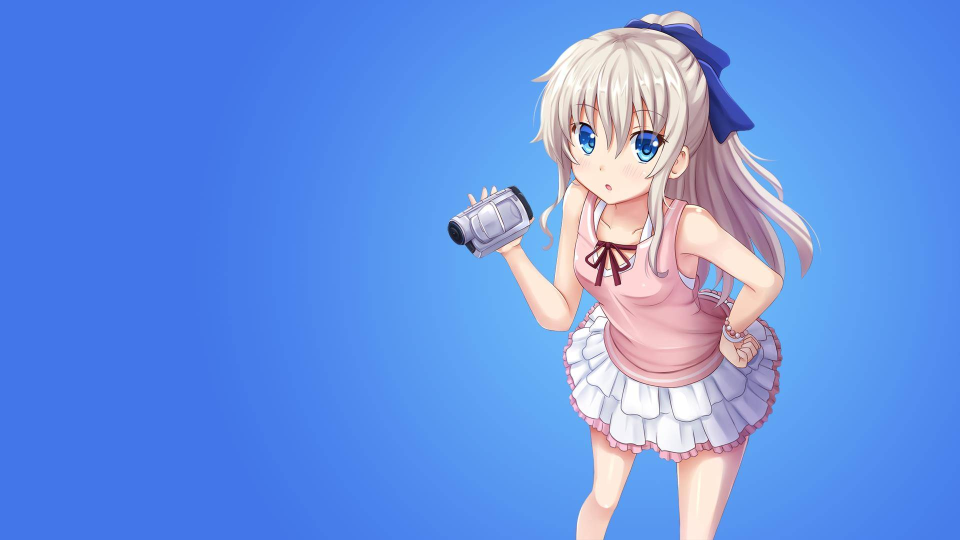
//> input picture 2.2 直方图和均值化/image21.jpg, 1920 x 1080 px (shown at 1/2 size)
$ ./histogramBGR image21.jpg   (built with g++ and OpenCV 4)
//> lines starting //> are read from the running program, lines starting //| are printed output that depends on the picture
#include <opencv2/core/utility.hpp>
#include <opencv2/opencv.hpp>
#include <vector>
#include <fstream>
#include <iostream>
#include <sys/stat.h>
#include <unistd.h>
//#include <stdio.h>

using namespace std;

const char* keys =
{
 "{help h||}{@image |stuff.jpg|input image file}"
};


/*
    m.step = m.cols*m.channel()*B （B是字节数，每个通道channel所占的字节数）
    m.step代表以字节为单位的图像的行宽，即m矩阵中每一行所占的字节数(包括填补像素)，因为每一行中的一个像素可以是多个channel通道，即使你的图像元素类型不是uchar，step仍然带代表着行的字节数
    比如：一幅长400高500像素的彩色图片，导入到cv::Mat后，每一行400个单元，每个单元有3个channel，每个channel站1字节，则Mat的一行是step：400*3=1200字节
*/
void dumpMat(cv::Mat& m, const std::string& tag)
{
    int r = 0;
    std::cout << "\n" << tag << "*************************************************" << std::endl;
    std::cout << "rows: "<< m.rows << ", cols: " << m.cols << ", dims: " << m.dims << ", channels: " << m.channels() << ", step: " << m.step << std::endl;
}

void dumpMats2File(cv::Mat& m1, cv::Mat& m2, cv::Mat& m3, const std::string& fileName)
{
    std::ofstream of;
    std::streambuf* oldbuf;
    int r = 0;

    if(fileName.compare("1") != 0){
        if(access(fileName.c_str(), F_OK) != -1){
            std::cout << "remove " << fileName << std::endl;
            remove(fileName.c_str());
        }
        of.open(fileName);
        if(!of.is_open()){
            std::cerr << "Open file error!!" << std::endl;
            return;
        }
        //备份的stdout buffer
        oldbuf = std::cout.rdbuf();
        //将cout重定向到of
        std::cout.rdbuf(of.rdbuf());
    }

/*
   以下输出特别注意：m.step = m.cols*m.channel()*B （B是字节数，每个通道channel所占的字节数）
*/
    std::cout << "\tm1\t" << "m2\t" << "m3\t" << std::endl;
    std::cout << "rows: " << "\t" << m1.rows << "\t" << m2.rows << "\t"<< m3.rows << std::endl;
    std::cout << "cols: " << "\t" << m1.cols << "\t" << m2.cols << "\t"<< m3.cols << std::endl;
    std::cout << "dims: " << "\t" << m1.dims << "\t" << m2.dims << "\t"<< m3.dims << std::endl;
    std::cout << "chns: " << "\t" << m1.channels() << "\t" << m2.channels() << "\t"<< m3.channels() << std::endl;
    std::cout << "step: " << "\t" << m1.step << "\t" << m2.step << "\t"<< m3.step << std::endl;
    std::cout << "\ndata: " << std::endl;
    std::cout << "Range" << "\tm1.data\t\t  " << "m2.data\t\t" << "m3.data\t" << std::endl;

#if 0 //整数会把float变成1，根据step是4字节float。
    for (int i = 0; i < m1.rows; ++i) {
        for (int j = 0; j < m1.cols; ++j) {
            int p0 = cvRound(m1.at<float>(i));
            int p1 = cvRound(m2.at<float>(i));
            int p2 = cvRound(m3.at<float>(i));
            std::cout << r++ << "\t" << setw(6) << p0 << "\t\t" << setw(6) << p1 << "\t\t" << setw(6) << p2 << "\t";
        }
        std::cout << std::endl;
    }
#else
    for (int i = 0; i < m1.rows; ++i) {
        for (int j = 0; j < m1.cols; ++j) {
            float p0 = m1.at<float>(i);
            float p1 = m2.at<float>(i);
            float p2 = m3.at<float>(i);
            std::cout << r++ << "\t" << setw(8) << p0 << "\t\t" << setw(8) << p1 << "\t\t" << setw(8) << p2 << "\t";
        }
        std::cout << std::endl;
    }
#endif

    std::cout << std::endl;

    if(fileName.compare("1") != 0){
        //恢复原来的stdout buffer
        std::cout.rdbuf(oldbuf);
    }
    of.close();
}

void drawHist(cv::Mat &hist, const int* histsize, const cv::Scalar& scl, string name)
{
    // 绘制直方图
    int histH = 500;
    int histW = 600;
    int width = cvRound(histW / histsize[0]);
    cv::Mat histOut;
    cv::Mat histImg(histH, histW, CV_8UC3, cv::Scalar(67, 19, 89));

    //归一化, 把直方图的各级频率（概率）归一化到了0~1区间，0~alph区间了。
    cv::normalize(hist, histOut, 1, 0, cv::NORM_INF, -1, cv::Mat());
    //cv::normalize(hist, hist, 1, 0, cv::NORM_L1, -1, cv::Mat());
    //cv::normalize(hist, hist, 1, 0, cv::NORM_L2, -1, cv::Mat());

    for (int i = 1; i < histOut.rows; i++)
    {
        cv::rectangle(histImg, cv::Point(width * (i - 1), histH - 1),
            cv::Point(width * i - 1, histH - cvRound(histH * histOut.at<float>(i - 1)) - 1),
            scl, 1);
    }
    cv::imshow(name, histImg);
}


int main(int argc, const char** argv)
{
    cv::CommandLineParser parser(argc, argv, keys);
    string filename = parser.get<string>(0);
    std::cout << "filename: " << filename << std::endl;

    cv::Mat img = cv::imread(cv::samples::findFile(filename)); //原图
//> img is the input picture: 1080 rows x 1920 cols, CV_8UC3; mean B, G, R 228.2, 146.3, 104.1
    if (img.empty()) {
        cout << "打开图片失败" <<endl;
        return -1;
    }

    cv::imshow("原始图像", img);
    dumpMat(img, "SourceImg");
//| rows: 1080, cols: 1920, dims: 2, channels: 3, step: 5760


    int channels[1] = {0};
    int histSize[1] = {256};
    float range[2] = {0, 256};
    const float* ranges[1] = {range}; // 指定每个通道的取值范围

    // 计算B通道的颜色直方图
    cv::Mat bHist;
    channels[0] = 0;
    cv::calcHist(&img, 1, channels, cv::Mat(), bHist, 1, histSize, ranges);
//> bHist = 256 values, max 511065 at index 233, min 8 at index 3, mean 8100
    // 计算G通道的颜色直方图
    cv::Mat gHist;
    channels[0] = 1;
    cv::calcHist(&img, 1, channels, cv::Mat(), gHist, 1, histSize, ranges);
//> gHist = 256 values, max 485235 at index 118, min 18 at index 2, mean 8100
    // 计算R通道的颜色直方图
    cv::Mat rHist;
    channels[0] = 2;
    cv::calcHist(&img, 1, channels, cv::Mat(), rHist, 1, histSize, ranges);
//> rHist = 256 values, max 491686 at index 67, min 19 at index 1, mean 8100

    drawHist(bHist, histSize, cv::Scalar(255,0,0), "Blue Histogram");
//> in drawHist, `int width = cvRound(histW / histsize[0]);`: width = 2
//> in drawHist, `cv::normalize(hist, histOut, 1, 0, cv::NORM_INF, -1, cv::Mat());`: histOut = 256 values, max 1 at index 233, min 1.57e-05 at index 3, mean 0.0158
//> after the loop in drawHist, `for (int i = 1; i < histOut.rows; i++)`:
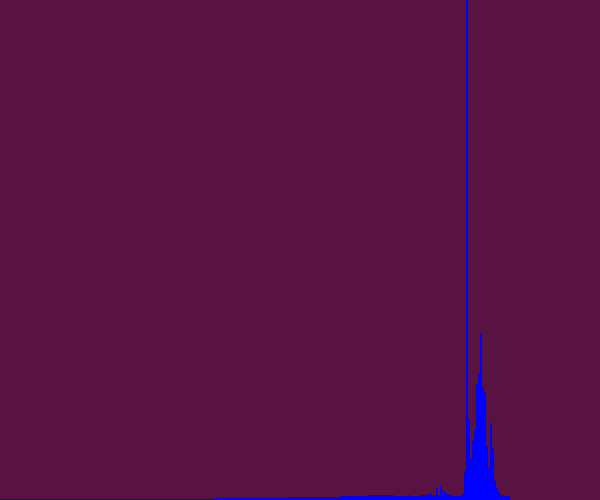
//> histImg: 500 rows x 600 cols, CV_8UC3; mean B, G, R 69.8, 18.7, 87.7
    drawHist(gHist, histSize, cv::Scalar(0,255,0),"Green Histogram");
//> call 2 of drawHist, with scl = Scalar(0, 255), name = "Green Histogram"
//> in drawHist (call 2), `cv::normalize(hist, histOut, 1, 0, cv::NORM_INF, -1, cv::Mat());`: histOut = 256 values, max 1 at index 118, min 3.71e-05 at index 2, mean 0.0167
//> after the loop in drawHist (call 2), `for (int i = 1; i < histOut.rows; i++)`:
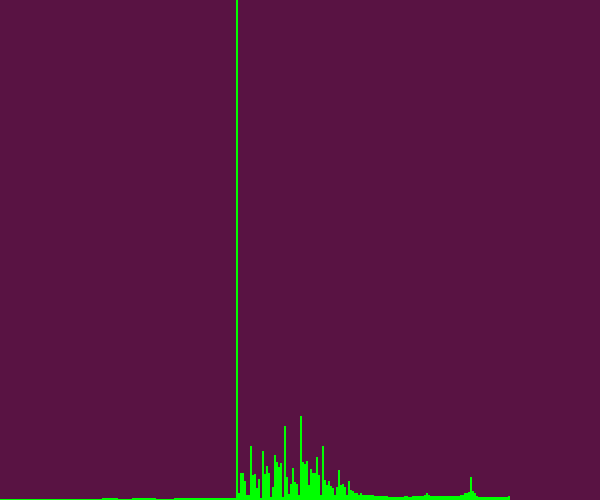
//> histImg: 500 rows x 600 cols, CV_8UC3; mean B, G, R 65.9, 22.7, 87.6
    drawHist(rHist, histSize, cv::Scalar(0,0,255),"Red Histogram");
//> call 3 of drawHist, with scl = Scalar(0, 0, 255), name = "Red Histogram"
//> in drawHist (call 3), `cv::normalize(hist, histOut, 1, 0, cv::NORM_INF, -1, cv::Mat());`: histOut = 256 values, max 1 at index 67, min 3.86e-05 at index 1, mean 0.0165
//> after the loop in drawHist (call 3), `for (int i = 1; i < histOut.rows; i++)`:
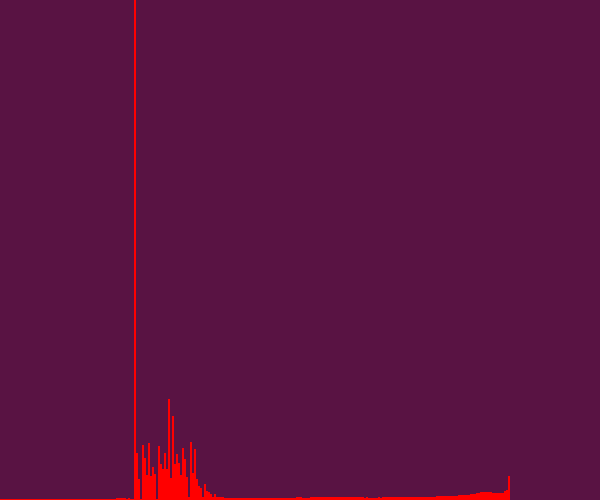
//> histImg: 500 rows x 600 cols, CV_8UC3; mean B, G, R 66, 18.7, 91.6

    dumpMats2File(bHist, gHist, rHist, "logBGR.txt");
//> after the loop in dumpMats2File, `for (int i = 0; i < m1.rows; ++i)`: r = 256

    cv::waitKey(0);
}
